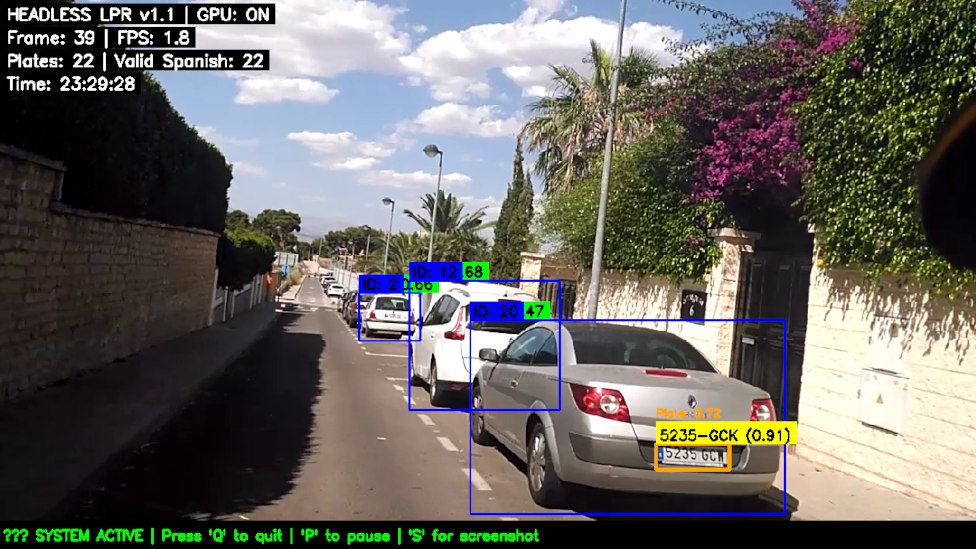
#> input picture numberplate_detect.jpg, 976 x 549 px
$ python -i utils_enhanced.py   (imports and definitions only)   (older library calls are emulated)
#> lines starting #> are read from the running program, lines starting #| are printed output that depends on the picture; after the words box and inside, x2 and y2 are one past the last pixel; in counts of white or black regions, pixels touching at a corner belong together
import easyocr
import PIL
import cv2
import numpy as np
from typing import Tuple, Optional, List
import re

PIL.Image.ANTIALIAS = PIL.Image.LANCZOS

# Initialize EasyOCR reader
# [1 line that did not run here, left out]

# Character conversion dictionaries for ambiguous characters
dict_char_to_int = {'O': '0',
                    'I': '1',
                    'J': '3',
                    'A': '4',
                    'G': '6',
                    'S': '5',
                    'Z': '2',
                    'B': '8',
                    'Q': '0',
                    'D': '0'}

dict_int_to_char = {'0': 'O',
                    '1': 'I',
                    '3': 'J',
                    '4': 'A',
                    '6': 'G',
                    '5': 'S',
                    '2': 'Z',
                    '8': 'B'}

# [29 lines left out: function write_csv, not called in this run]

def preprocess_plate_image(img: np.ndarray) -> np.ndarray:
    """
    Enhanced preprocessing for license plate images.
    """
    if len(img.shape) == 3:
        gray = cv2.cvtColor(img, cv2.COLOR_RGB2GRAY)
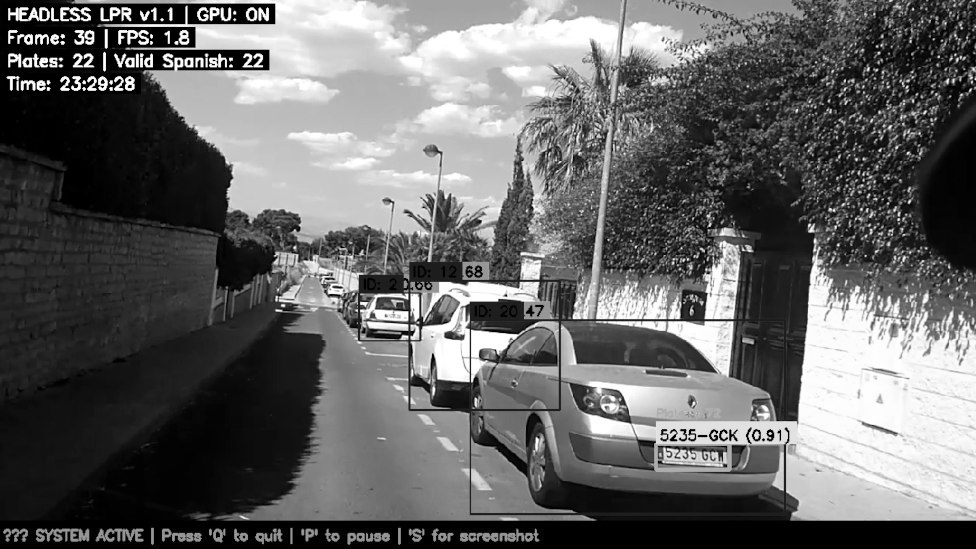
#> gray: shape (549, 976); min 0, max 255, mean 100.9
    else:
        gray = img.copy()

    # Apply CLAHE (Contrast Limited Adaptive Histogram Equalization)
    clahe = cv2.createCLAHE(clipLimit=2.0, tileGridSize=(8, 8))
    enhanced = clahe.apply(gray)
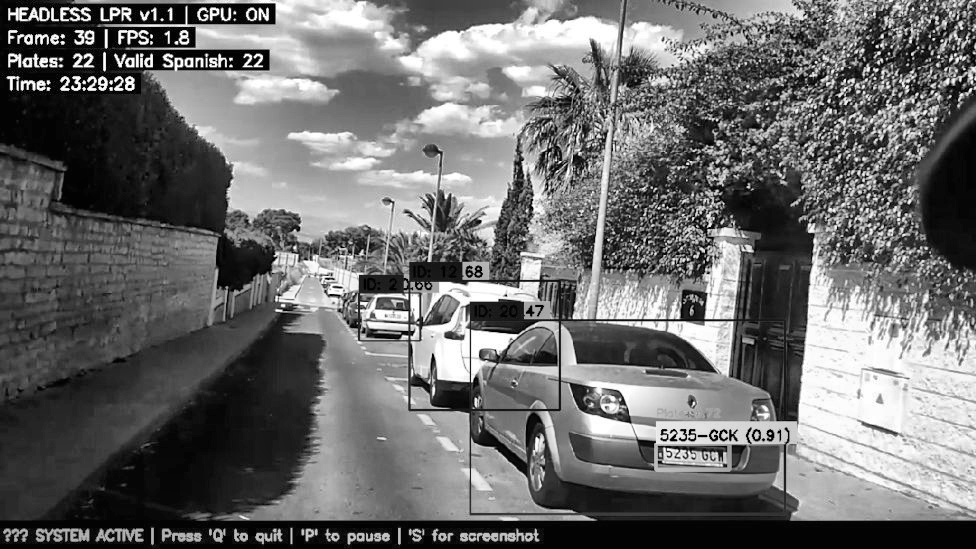
#> enhanced: shape (549, 976); min 0, max 255, mean 108.2

    # Apply Gaussian blur to reduce noise
    blurred = cv2.GaussianBlur(enhanced, (3, 3), 0)

    # Adaptive thresholding
    thresh = cv2.adaptiveThreshold(blurred, 255, cv2.ADAPTIVE_THRESH_GAUSSIAN_C,
                                   cv2.THRESH_BINARY, 11, 2)
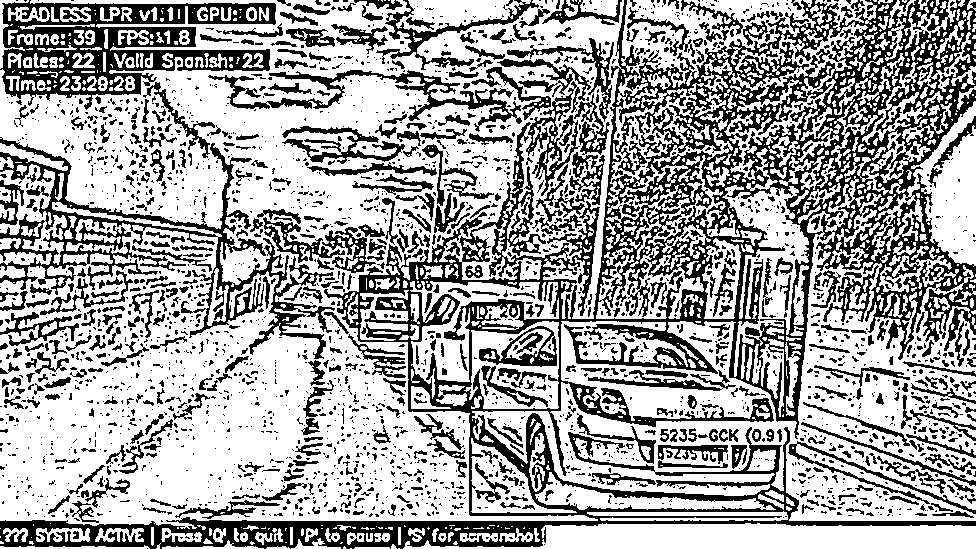
#> thresh: shape (549, 976); 64.6% white; 2740 black regions (2170 under 20 px), largest, box (x1, y1, x2, y2) and area: (0, 0, 976, 549) 88386, (0, 0, 276, 110) 12315, (0, 137, 335, 359) 11146

    # Morphological operations to clean up
    kernel = np.ones((2, 2), np.uint8)
    cleaned = cv2.morphologyEx(thresh, cv2.MORPH_CLOSE, kernel)
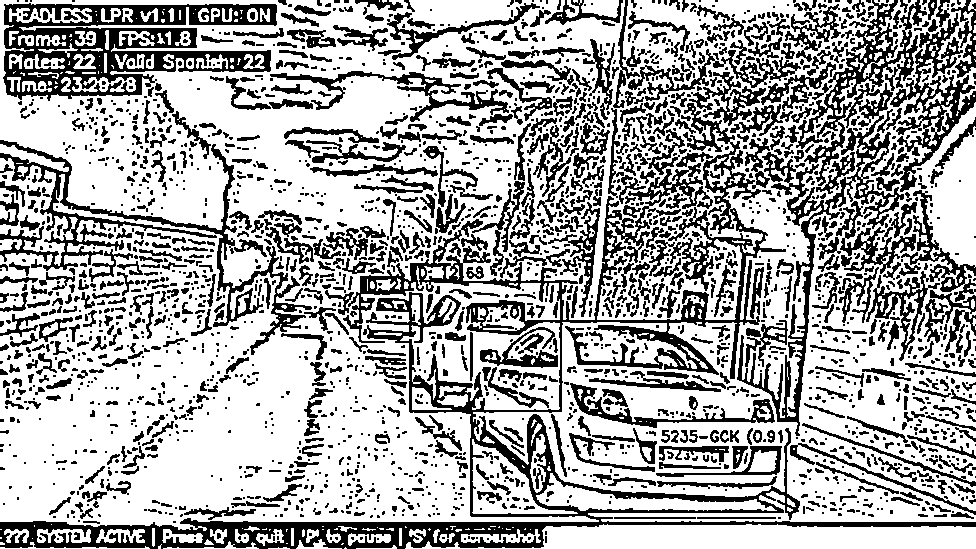
#> cleaned: shape (549, 976); 66.8% white; 2441 black regions (1520 under 20 px), largest, box (x1, y1, x2, y2) and area: (0, 103, 976, 549) 35290, (3, 3, 277, 101) 11996, (737, 0, 927, 436) 11075
    cleaned = cv2.morphologyEx(cleaned, cv2.MORPH_OPEN, kernel)
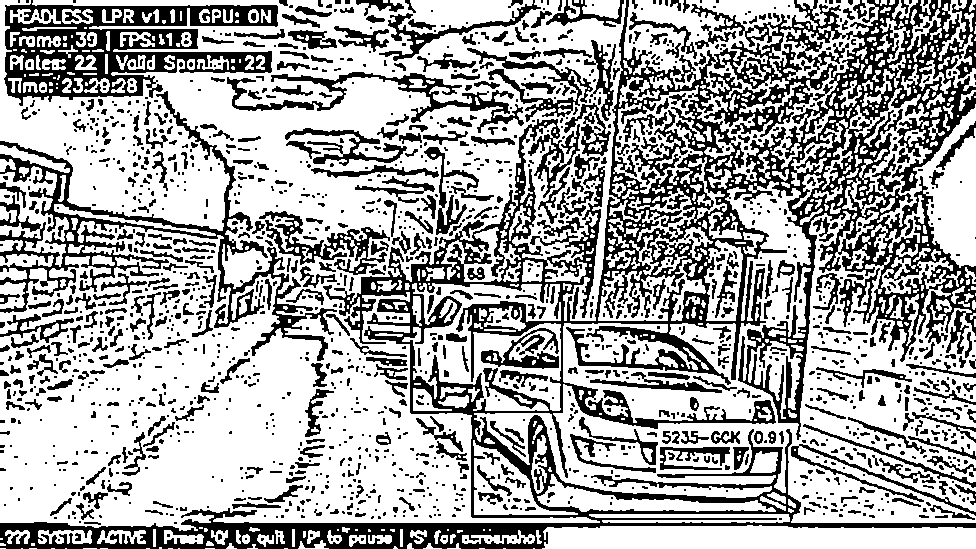
#> cleaned: shape (549, 976); 65.8% white; 1642 black regions (1083 under 20 px), largest, box (x1, y1, x2, y2) and area: (0, 0, 976, 549) 88825, (4, 0, 278, 106) 12476, (0, 91, 337, 361) 11035

    return cleaned

# [124 lines left out: functions clean_ocr_text, validate_plate_format_flexible, validate_plate_format_strict, format_license_number_enhanced, not called in this run]

def read_license_plate_enhanced(img: np.ndarray, use_preprocessing: bool = True) -> Tuple[str, float]:
    """
    Enhanced license plate reading with better preprocessing and validation.
    """
    # Preprocess image if requested
    if use_preprocessing:
        processed_img = preprocess_plate_image(img)
    else:
        if len(img.shape) == 3:
            processed_img = cv2.cvtColor(img, cv2.COLOR_RGB2GRAY)
        else:
            processed_img = img

    # Read text with EasyOCR
#> (the run stopped early here; a loop or call above may not have finished)
